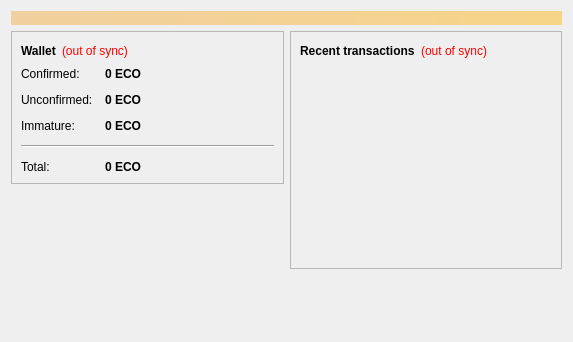
<?xml version="1.0" encoding="UTF-8"?>
<ui version="4.0">
 <class>OverviewPage</class>
 <widget class="QWidget" name="OverviewPage">
  <property name="geometry">
   <rect>
    <x>0</x>
    <y>0</y>
    <width>573</width>
    <height>342</height>
   </rect>
  </property>
  <property name="windowTitle">
   <string>Form</string>
  </property>
  <layout class="QVBoxLayout" name="topLayout">
   <item>
    <widget class="QLabel" name="labelAlerts">
     <property name="visible">
      <bool>false</bool>
     </property>
     <property name="styleSheet">
      <string notr="true">background-color: qlineargradient(x1: 0, y1: 0, x2: 1, y2: 0, stop:0 #F0D0A0, stop:1 #F8D488); color:#000000;</string>
     </property>
     <property name="wordWrap">
      <bool>true</bool>
     </property>
     <property name="margin">
      <number>3</number>
     </property>
    </widget>
   </item>
   <item>
    <layout class="QHBoxLayout" name="horizontalLayout" stretch="1,1">
     <item>
      <layout class="QVBoxLayout" name="verticalLayout_2">
       <item>
        <widget class="QFrame" name="frame">
         <property name="frameShape">
          <enum>QFrame::StyledPanel</enum>
         </property>
         <property name="frameShadow">
          <enum>QFrame::Raised</enum>
         </property>
         <layout class="QVBoxLayout" name="verticalLayout_4">
          <item>
           <layout class="QHBoxLayout" name="horizontalLayout_4">
            <item>
             <widget class="QLabel" name="label_5">
              <property name="font">
               <font>
                <weight>75</weight>
                <bold>true</bold>
               </font>
              </property>
              <property name="text">
               <string>Wallet</string>
              </property>
             </widget>
            </item>
            <item>
             <widget class="QLabel" name="labelWalletStatus">
              <property name="toolTip">
               <string>The displayed information may be out of date. Your wallet automatically synchronizes with the EtherCryptoCoin network after a connection is established, but this process has not completed yet.</string>
              </property>
              <property name="styleSheet">
               <string notr="true">QLabel { color: red; }</string>
              </property>
              <property name="text">
               <string notr="true">(out of sync)</string>
              </property>
              <property name="alignment">
               <set>Qt::AlignLeading|Qt::AlignLeft|Qt::AlignVCenter</set>
              </property>
             </widget>
            </item>
            <item>
             <spacer name="horizontalSpacer_2">
              <property name="orientation">
               <enum>Qt::Horizontal</enum>
              </property>
              <property name="sizeHint" stdset="0">
               <size>
                <width>40</width>
                <height>20</height>
               </size>
              </property>
             </spacer>
            </item>
           </layout>
          </item>
          <item>
           <layout class="QFormLayout" name="formLayout_2">
            <property name="fieldGrowthPolicy">
             <enum>QFormLayout::AllNonFixedFieldsGrow</enum>
            </property>
            <property name="horizontalSpacing">
             <number>12</number>
            </property>
            <property name="verticalSpacing">
             <number>12</number>
            </property>
            <item row="0" column="0">
             <widget class="QLabel" name="label">
              <property name="text">
               <string>Confirmed:</string>
              </property>
             </widget>
            </item>
            <item row="0" column="1">
             <widget class="QLabel" name="labelBalance">
              <property name="font">
               <font>
                <weight>75</weight>
                <bold>true</bold>
               </font>
              </property>
              <property name="cursor">
               <cursorShape>IBeamCursor</cursorShape>
              </property>
              <property name="toolTip">
               <string>Your current spendable balance</string>
              </property>
              <property name="text">
               <string notr="true">0 ECO</string>
              </property>
              <property name="textInteractionFlags">
               <set>Qt::LinksAccessibleByMouse|Qt::TextSelectableByKeyboard|Qt::TextSelectableByMouse</set>
              </property>
             </widget>
            </item>
            <item row="1" column="0">
             <widget class="QLabel" name="label_3">
              <property name="text">
               <string>Unconfirmed:</string>
              </property>
             </widget>
            </item>
            <item row="1" column="1">
             <widget class="QLabel" name="labelUnconfirmed">
              <property name="font">
               <font>
                <weight>75</weight>
                <bold>true</bold>
               </font>
              </property>
              <property name="cursor">
               <cursorShape>IBeamCursor</cursorShape>
              </property>
              <property name="toolTip">
               <string>Total of transactions that have yet to be confirmed, and do not yet count toward the spendable balance</string>
              </property>
              <property name="text">
               <string notr="true">0 ECO</string>
              </property>
              <property name="textInteractionFlags">
               <set>Qt::LinksAccessibleByMouse|Qt::TextSelectableByKeyboard|Qt::TextSelectableByMouse</set>
              </property>
             </widget>
            </item>
            <item row="2" column="0">
             <widget class="QLabel" name="labelImmatureText">
              <property name="text">
               <string>Immature:</string>
              </property>
             </widget>
            </item>
            <item row="2" column="1">
             <widget class="QLabel" name="labelImmature">
              <property name="font">
               <font>
                <weight>75</weight>
                <bold>true</bold>
               </font>
              </property>
              <property name="toolTip">
               <string>Mined balance that has not yet matured</string>
              </property>
              <property name="text">
               <string notr="true">0 ECO</string>
              </property>
              <property name="textInteractionFlags">
               <set>Qt::LinksAccessibleByMouse|Qt::TextSelectableByKeyboard|Qt::TextSelectableByMouse</set>
              </property>
             </widget>
            </item>
            <item row="4" column="0">
             <widget class="QLabel" name="labelTotalText">
              <property name="text">
               <string>Total:</string>
              </property>
             </widget>
            </item>
            <item row="4" column="1">
             <widget class="QLabel" name="labelTotal">
              <property name="font">
               <font>
                <weight>75</weight>
                <bold>true</bold>
               </font>
              </property>
              <property name="cursor">
               <cursorShape>IBeamCursor</cursorShape>
              </property>
              <property name="toolTip">
               <string>Your current total balance</string>
              </property>
              <property name="text">
               <string notr="true">0 ECO</string>
              </property>
              <property name="textInteractionFlags">
               <set>Qt::LinksAccessibleByMouse|Qt::TextSelectableByKeyboard|Qt::TextSelectableByMouse</set>
              </property>
             </widget>
            </item>
            <item row="3" column="0" colspan="2">
             <widget class="Line" name="line">
              <property name="orientation">
               <enum>Qt::Horizontal</enum>
              </property>
             </widget>
            </item>
           </layout>
          </item>
         </layout>
        </widget>
       </item>
       <item>
        <spacer name="verticalSpacer">
         <property name="orientation">
          <enum>Qt::Vertical</enum>
         </property>
         <property name="sizeHint" stdset="0">
          <size>
           <width>20</width>
           <height>40</height>
          </size>
         </property>
        </spacer>
       </item>
      </layout>
     </item>
     <item>
      <layout class="QVBoxLayout" name="verticalLayout_3">
       <item>
        <widget class="QFrame" name="frame_2">
         <property name="frameShape">
          <enum>QFrame::StyledPanel</enum>
         </property>
         <property name="frameShadow">
          <enum>QFrame::Raised</enum>
         </property>
         <layout class="QVBoxLayout" name="verticalLayout">
          <item>
           <layout class="QHBoxLayout" name="horizontalLayout_2">
            <item>
             <widget class="QLabel" name="label_4">
              <property name="text">
               <string>&lt;b&gt;Recent transactions&lt;/b&gt;</string>
              </property>
             </widget>
            </item>
            <item>
             <widget class="QLabel" name="labelTransactionsStatus">
              <property name="toolTip">
               <string>The displayed information may be out of date. Your wallet automatically synchronizes with the EtherCryptoCoin network after a connection is established, but this process has not completed yet.</string>
              </property>
              <property name="styleSheet">
               <string notr="true">QLabel { color: red; }</string>
              </property>
              <property name="text">
               <string notr="true">(out of sync)</string>
              </property>
              <property name="alignment">
               <set>Qt::AlignRight|Qt::AlignTrailing|Qt::AlignVCenter</set>
              </property>
             </widget>
            </item>
            <item>
             <spacer name="horizontalSpacer">
              <property name="orientation">
               <enum>Qt::Horizontal</enum>
              </property>
              <property name="sizeHint" stdset="0">
               <size>
                <width>40</width>
                <height>20</height>
               </size>
              </property>
             </spacer>
            </item>
           </layout>
          </item>
          <item>
           <widget class="QListView" name="listTransactions">
            <property name="styleSheet">
             <string notr="true">QListView { background: transparent; }</string>
            </property>
            <property name="frameShape">
             <enum>QFrame::NoFrame</enum>
            </property>
            <property name="verticalScrollBarPolicy">
             <enum>Qt::ScrollBarAlwaysOff</enum>
            </property>
            <property name="horizontalScrollBarPolicy">
             <enum>Qt::ScrollBarAlwaysOff</enum>
            </property>
            <property name="selectionMode">
             <enum>QAbstractItemView::NoSelection</enum>
            </property>
           </widget>
          </item>
         </layout>
        </widget>
       </item>
       <item>
        <spacer name="verticalSpacer_2">
         <property name="orientation">
          <enum>Qt::Vertical</enum>
         </property>
         <property name="sizeHint" stdset="0">
          <size>
           <width>20</width>
           <height>40</height>
          </size>
         </property>
        </spacer>
       </item>
      </layout>
     </item>
    </layout>
   </item>
  </layout>
 </widget>
 <resources/>
 <connections/>
</ui>
